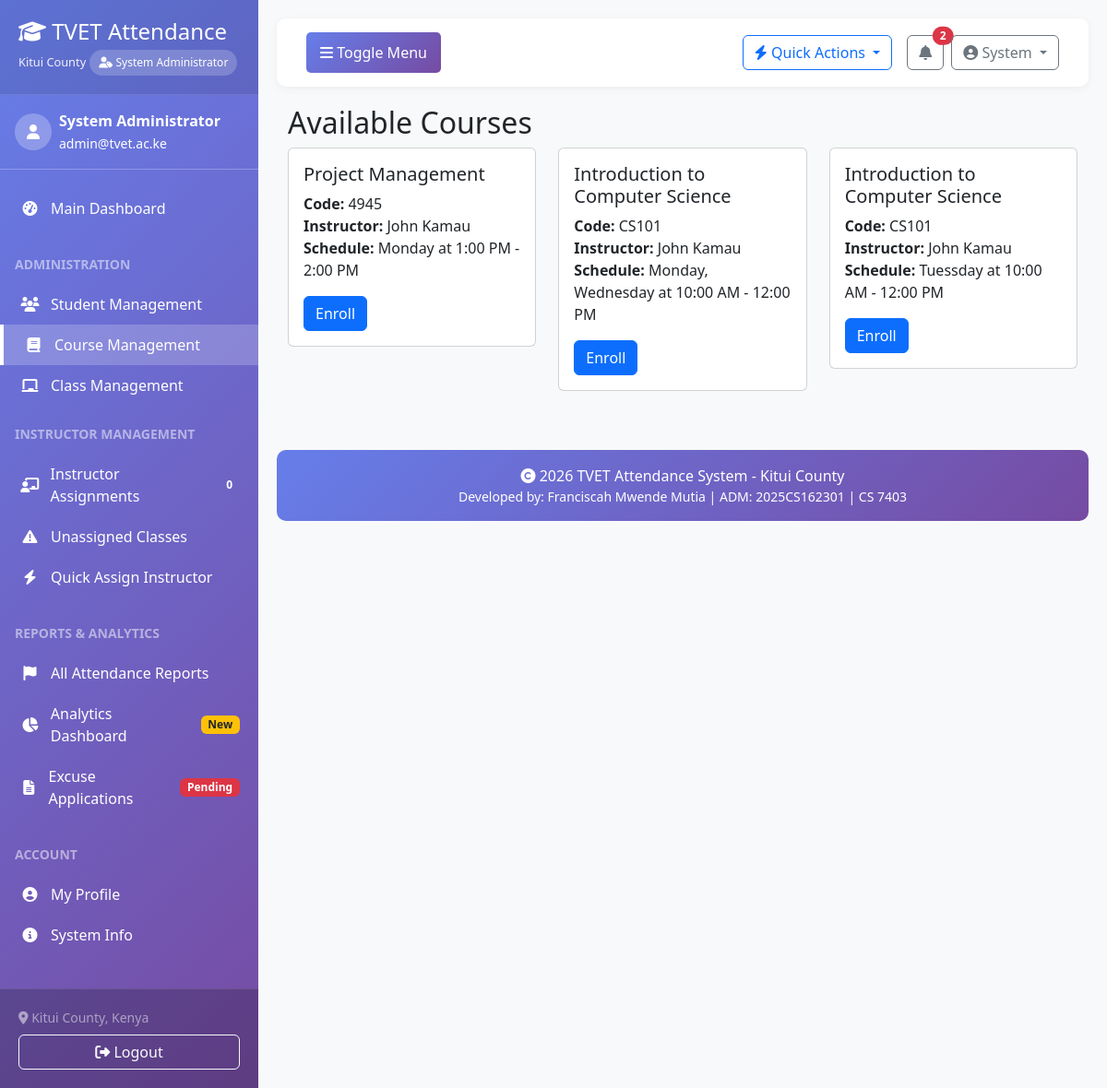
Page /courses/available/ (signed in) on the earlier database version.
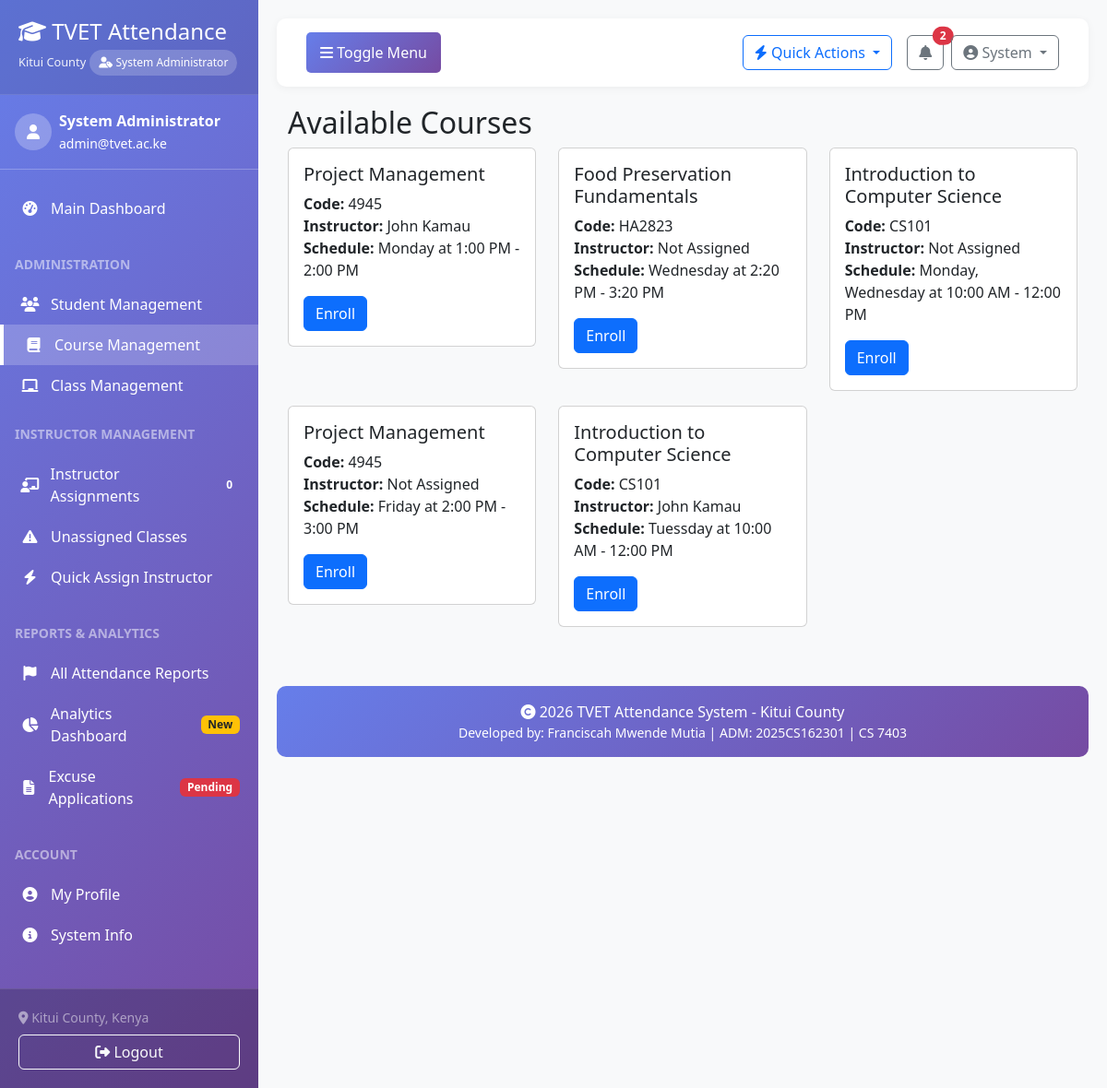
Same page on the later database version.
### courses/models.py (models this page shows, shortened)
class Class(models.Model):
    course = models.ForeignKey(Course, on_delete=models.CASCADE, related_name='classes')
    class_code = models.CharField(max_length=20, unique=True)
    name = models.CharField(max_length=200)
    instructor = models.ForeignKey(settings.AUTH_USER_MODEL, on_delete=models.SET_NULL,
                                   null=True, limit_choices_to={'user_type': 'instructor'})
    academic_year = models.CharField(max_length=20)
    semester = models.IntegerField(default=1)
    start_date = models.DateField()
    end_date = models.DateField()
    meeting_days = models.CharField(max_length=100, help_text="e.g., Monday, Wednesday, Friday")
    meeting_time = models.CharField(max_length=50, help_text="e.g., 10:00 AM - 12:00 PM")
    venue = models.CharField(max_length=100)
    max_students = models.IntegerField(default=30)
    is_active = models.BooleanField(default=True)
    created_at = models.DateTimeField(auto_now_add=True)
    updated_at = models.DateTimeField(auto_now=True)
    @property
    def schedule(self):
        if self.meeting_days and self.meeting_time:
            return f"{self.meeting_days} at {self.meeting_time}"
        return "Schedule not set"
    class Meta:
        verbose_name_plural = 'Classes'
        ordering = ['-academic_year', 'semester', 'class_code']

class Course(models.Model):
    LEVEL_CHOICES = (
        ('certificate', 'Certificate'),
        ('diploma', 'Diploma'),
        ('artisan', 'Artisan'),
        ('craft', 'Craft'),
    )
    code = models.CharField(max_length=20, unique=True)
    name = models.CharField(max_length=200)
    description = models.TextField(blank=True)
    level = models.CharField(max_length=20, choices=LEVEL_CHOICES, default='certificate')
    duration_months = models.IntegerField(default=12)
    department = models.CharField(max_length=100)
    is_active = models.BooleanField(default=True)
    created_at = models.DateTimeField(auto_now_add=True)
    updated_at = models.DateTimeField(auto_now=True)
    class Meta:
        ordering = ['code']

### accounts/models.py (models this page shows, shortened)
class User(AbstractUser):
    USER_TYPE_CHOICES = (
        ('admin', 'System Administrator'),
        ('instructor', 'Instructor/Lecturer'),
        ('student', 'Student'),
        ('registrar', 'Registrar'),
        ('hod', 'Head of Department'),
    )
    ACCOUNT_STATUS_CHOICES = (
        ('pending', 'Pending Approval'),
        ('approved', 'Approved'),
        ('rejected', 'Rejected'),
        ('suspended', 'Suspended'),
    )
    user_type = models.CharField(max_length=20, choices=USER_TYPE_CHOICES, default='student')
    phone_number = models.CharField(max_length=15, blank=True, null=True)
    profile_picture = models.ImageField(upload_to='profile_pics/', blank=True, null=True)
    department = models.CharField(max_length=100, blank=True, null=True)
    account_status = models.CharField(max_length=20, choices=ACCOUNT_STATUS_CHOICES, default='pending')
    approved_by = models.ForeignKey('self', on_delete=models.SET_NULL, null=True, blank=True, related_name='approved_users')
    approved_at = models.DateTimeField(null=True, blank=True)
    rejection_reason = models.TextField(blank=True, null=True)
    created_at = models.DateTimeField(auto_now_add=True)
    updated_at = models.DateTimeField(auto_now=True)
    def approve(self, admin_user):
        """Approve this user account"""
        self.account_status = 'approved'
        self.approved_by = admin_user
        self.approved_at = timezone.now()
        self.is_active = True
        self.save()
    class Meta:
        verbose_name = 'User'
        verbose_name_plural = 'Users'
        permissions = [
            ('approve_users', 'Can approve user accounts'),
            ('manage_users', 'Can manage all users'),
        ]

### courses/views.py (the view)
# urls.py: path('available/', views.available_courses, name='available_courses'),
@login_required
def available_courses(request):
    available_classes = Class.objects.filter(
        is_active=True,
    ).select_related('course', 'instructor')
    return render(request, 'courses/available_courses.html', {
        'classes': available_classes
    })

### templates/courses/available_courses.html
{% extends 'base.html' %}
{% block content %}
<div class="container">
    <h2>Available Courses</h2>
    <div class="row">
        {% for class in classes %}
        <div class="col-md-4 mb-3">
            <div class="card">
                <div class="card-body">
                    <h5 class="card-title">{{ class.course.name }}</h5>
                    <p class="card-text">
                        <strong>Code:</strong> {{ class.course.code }}<br>
                        <strong>Instructor:</strong> {{ class.instructor.get_full_name|default:"Not Assigned" }}<br>
                        <strong>Schedule:</strong> {{ class.schedule|default:"TBA" }}
                    </p>
                    <a href="{% url 'courses:enroll_students' class.id %}" class="btn btn-primary">Enroll</a>
                </div>
            </div>
        </div>
        {% empty %}
        <div class="col">
            <p>No available courses at the moment.</p>
        </div>
        {% endfor %}
    </div>
</div>
{% endblock %}

Differences in the rows shown:
added Class: course.name "Food Preservation Fundamentals", course.code "HA2823", instructor.get_full_name "Not Assigned", schedule "Wednesday at 2:20 PM - 3:20 PM"
changed Class "Monday, Wednesday at 10:00 AM - 12:00 PM": instructor.get_full_name "John Kamau" → "Not Assigned"
added Class: course.name "Project Management", course.code "4945", instructor.get_full_name "Not Assigned", schedule "Friday at 2:00 PM - 3:00 PM"
